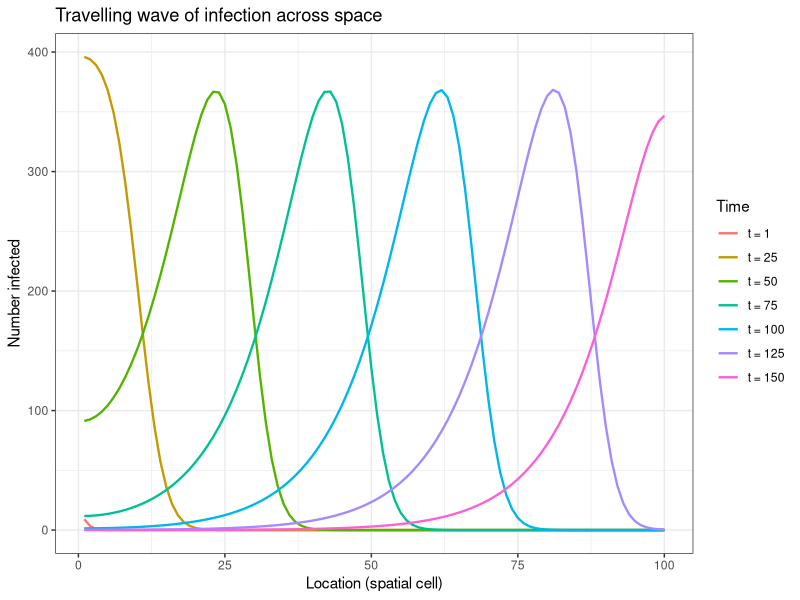
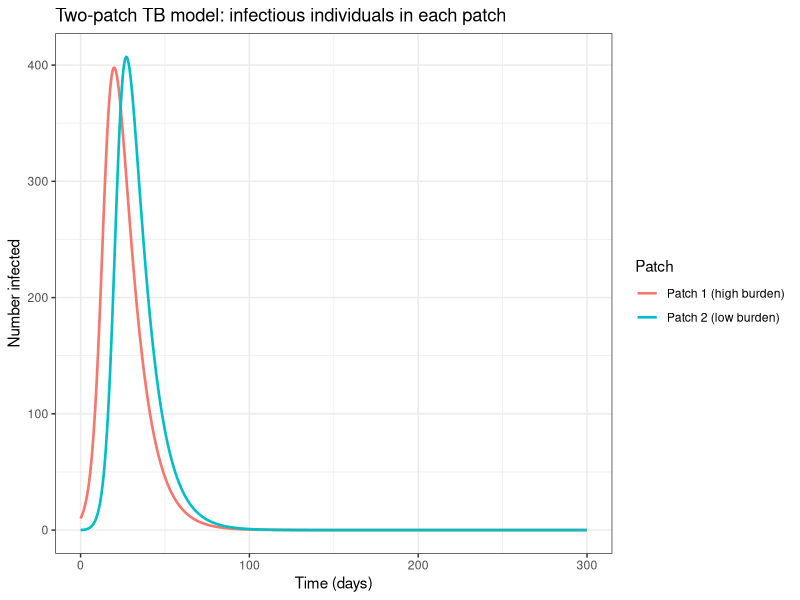
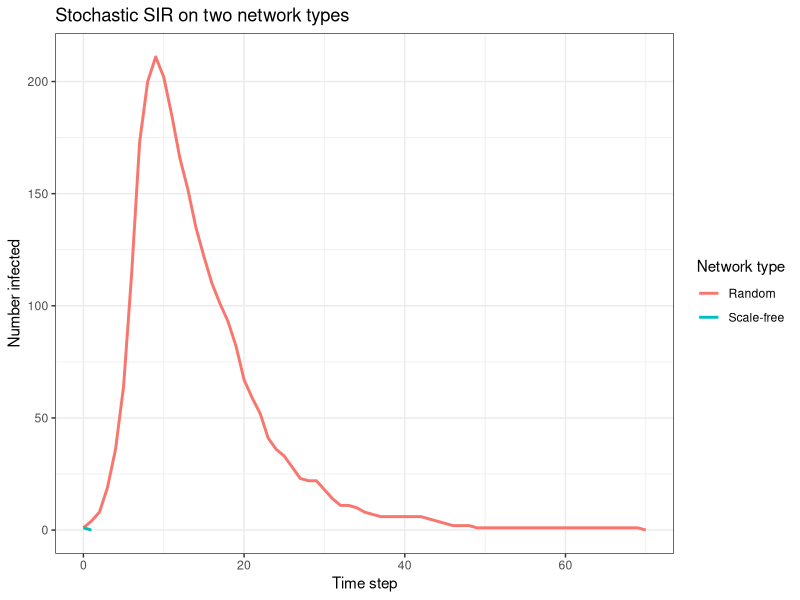
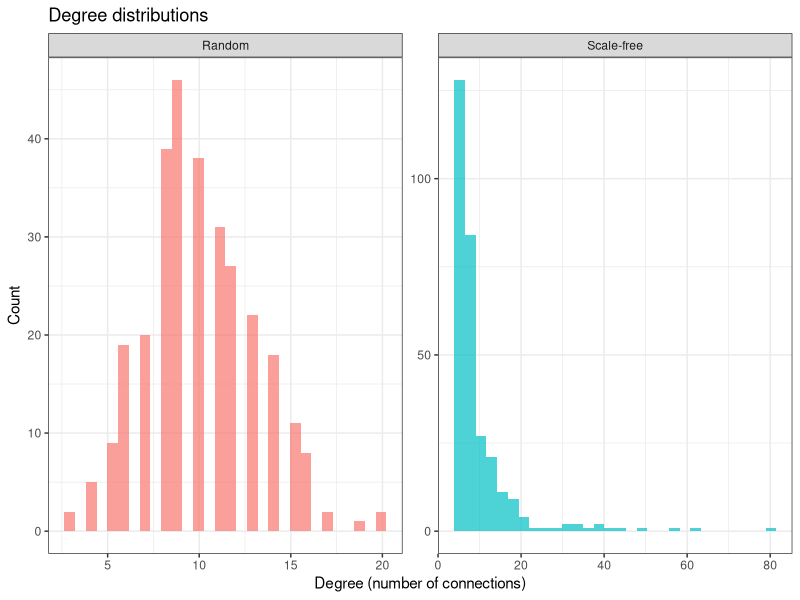

These figures' R source, in order:
## ---- chunk 1
knitr::opts_chunk$set(
    fig.align = "center"
)
## ---- chunk 2
library(deSolve)
library(ggplot2)

# -------------------------------------------------------
# Reaction-diffusion SIR: discretised in 1D space
# -------------------------------------------------------

spatial_sir <- function(t, state, parms) {
  n     <- parms$n
  beta  <- parms$beta
  gamma <- parms$gamma
  D     <- parms$D

  S <- state[1:n]
  I <- state[(n + 1):(2 * n)]
  R <- state[(2 * n + 1):(3 * n)]
  N <- S + I + R

  # SIR dynamics at each location
  dS <- -beta * S * I / N
  dI <-  beta * S * I / N - gamma * I
  dR <-  gamma * I

  # Diffusion: finite difference Laplacian with reflecting boundaries
  laplacian <- function(x) {
    c(x[2] - x[1],
      x[3:n] - 2 * x[2:(n - 1)] + x[1:(n - 2)],
      x[n - 1] - x[n])
  }

  dS <- dS + D * laplacian(S)
  dI <- dI + D * laplacian(I)
  dR <- dR + D * laplacian(R)

  list(c(dS, dI, dR))
}

# -------------------------------------------------------
# Parameters and initial conditions
# -------------------------------------------------------
n     <- 100    # number of spatial cells
beta  <- 0.4    # transmission rate
gamma <- 0.1    # recovery rate
D     <- 0.5    # diffusion coefficient

# All cells start with 990 susceptibles and 0 infecteds,
# except cell 1 which has 10 infecteds to seed the outbreak.
S0 <- rep(990, n)
I0 <- rep(0,   n); I0[1] <- 10
R0 <- rep(0,   n)

state <- c(S0, I0, R0)
parms <- list(beta = beta, gamma = gamma, D = D, n = n)
times <- seq(0, 150, by = 1)

out <- ode(y = state, times = times, func = spatial_sir,
           parms = parms, method = "lsoda")

# -------------------------------------------------------
# Extract infected counts and plot snapshots over time
# -------------------------------------------------------
I_mat <- out[, (n + 2):(2 * n + 1)]  # I for each cell at each time

# Pick a few time snapshots to plot
snap_times <- c(1, 25, 50, 75, 100, 125, 150)
snap_idx   <- match(snap_times, times)

plot_df <- do.call(rbind, lapply(seq_along(snap_times), function(k) {
  data.frame(
    location = 1:n,
    infected = I_mat[snap_idx[k], ],
    time     = paste0("t = ", snap_times[k])
  )
}))
plot_df$time <- factor(plot_df$time,
                       levels = paste0("t = ", snap_times))

ggplot(plot_df, aes(x = location, y = infected, colour = time)) +
  geom_line(linewidth = 0.8) +
  labs(x = "Location (spatial cell)",
       y = "Number infected",
       colour = "Time",
       title = "Travelling wave of infection across space") +
  theme_bw()
## ---- chunk 3
# -------------------------------------------------------
# Two-patch SIR: commuter framework
# -------------------------------------------------------
library(deSolve)
library(ggplot2)

# -------------------------------------------------------
# Two-patch SIR: commuter framework
# Subscript convention: S_{ij} = susceptibles from patch j
# currently in patch i. First subscript = current location,
# second subscript = home patch.
# -------------------------------------------------------
two_patch_sir <- function(t, state, parms) {
  with(as.list(c(state, parms)), {

    N1 <- S11 + I11 + R11 + S12 + I12 + R12
    N2 <- S22 + I22 + R22 + S21 + I21 + R21

    Itot1 <- I11 + I12
    Itot2 <- I22 + I21

    lambda1 <- beta * Itot1 / N1
    lambda2 <- beta * Itot2 / N2

    # --- Patch-1 residents at home (S_{11}) ---
    # Leave to visit patch 2 at rate l_21; return from patch 2 at rate r_21
    dS11 <- -lambda1 * S11 - l_21 * S11 + r_21 * S21
    dI11 <-  lambda1 * S11 - gamma * I11 - l_21 * I11 + r_21 * I21
    dR11 <-  gamma * I11   - l_21 * R11 + r_21 * R21

    # --- Patch-2 residents visiting patch 1 (S_{12}) ---
    # Arrive from patch 2 at rate l_12; return home at rate r_12
    dS12 <- -lambda1 * S12 + l_12 * S22 - r_12 * S12
    dI12 <-  lambda1 * S12 - gamma * I12 + l_12 * I22 - r_12 * I12
    dR12 <-  gamma * I12   + l_12 * R22 - r_12 * R12

    # --- Patch-2 residents at home (S_{22}) ---
    # Leave to visit patch 1 at rate l_12; return from patch 1 at rate r_12
    dS22 <- -lambda2 * S22 - l_12 * S22 + r_12 * S12
    dI22 <-  lambda2 * S22 - gamma * I22 - l_12 * I22 + r_12 * I12
    dR22 <-  gamma * I22   - l_12 * R22 + r_12 * R12

    # --- Patch-1 residents visiting patch 2 (S_{21}) ---
    # Arrive from patch 1 at rate l_21; return home at rate r_21
    dS21 <- -lambda2 * S21 + l_21 * S11 - r_21 * S21
    dI21 <-  lambda2 * S21 - gamma * I21 + l_21 * I11 - r_21 * I21
    dR21 <-  gamma * I21   + l_21 * R11 - r_21 * R21

    list(c(dS11, dI11, dR11,
           dS12, dI12, dR12,
           dS22, dI22, dR22,
           dS21, dI21, dR21))
  })
}

# -------------------------------------------------------
# Parameters
# -------------------------------------------------------
parms <- c(
  beta   = 0.4,   # transmission rate (per day)
  gamma  = 0.1,   # recovery rate (per day, so mean duration = 10 days)
  l_12   = 0.01,  # rate patch-2 residents leave to visit patch 1 (per day)
  l_21   = 0.01,  # rate patch-1 residents leave to visit patch 2 (per day)
  r_12   = 0.5,   # rate patch-2 visitors return home from patch 1 (per day)
  r_21   = 0.5    # rate patch-1 visitors return home from patch 2 (per day)
)

# -------------------------------------------------------
# Initial conditions
# -------------------------------------------------------
# Patch 1: high-burden community, TB established (10 infectious)
# Patch 2: low-burden community, initially TB-free
# No one is visiting at t = 0
state <- c(
  S11 = 990,  I11 = 10, R11 = 0,   # patch-1 residents at home
  S12 = 0,    I12 = 0,  R12 = 0,   # patch-2 residents visiting patch 1
  S22 = 1000, I22 = 0,  R22 = 0,   # patch-2 residents at home
  S21 = 0,    I21 = 0,  R21 = 0    # patch-1 residents visiting patch 2
)

times <- seq(0, 300, by = 0.5)
out   <- ode(y = state, times = times, func = two_patch_sir,
             parms = parms)
out   <- as.data.frame(out)

# -------------------------------------------------------
# Total infecteds in each patch (residents + visitors)
# -------------------------------------------------------
out$I_patch1 <- out$I11 + out$I12
out$I_patch2 <- out$I22 + out$I21

ggplot(out, aes(x = time)) +
  geom_line(aes(y = I_patch1, colour = "Patch 1 (high burden)"), linewidth = 0.9) +
  geom_line(aes(y = I_patch2, colour = "Patch 2 (low burden)"),  linewidth = 0.9) +
  labs(x = "Time (days)", y = "Number infected",
       colour = "Patch",
       title = "Two-patch TB model: infectious individuals in each patch") +
  theme_bw()
 
## ---- chunk 4
library(igraph)
library(ggplot2)

# -------------------------------------------------------
# Stochastic SIR on a network
# -------------------------------------------------------
sim_network_sir <- function(g, beta, gamma, seed_node = 1, tmax = 80) {
  n     <- vcount(g)
  state <- rep("S", n)
  state[seed_node] <- "I"

  times <- 0
  S_ts  <- sum(state == "S")
  I_ts  <- sum(state == "I")
  R_ts  <- sum(state == "R")

  t <- 0
  while (sum(state == "I") > 0 && t < tmax) {
    t         <- t + 1
    new_state <- state

    for (v in which(state == "I")) {
      # Each infected node recovers with probability gamma
      if (runif(1) < gamma) {
        new_state[v] <- "R"
        next
      }
      # Each infected node tries to infect susceptible neighbours
      nbrs <- as.integer(neighbors(g, v))
      for (u in nbrs) {
        if (state[u] == "S" && runif(1) < beta) {
          new_state[u] <- "I"
        }
      }
    }

    state <- new_state
    times <- c(times, t)
    S_ts  <- c(S_ts, sum(state == "S"))
    I_ts  <- c(I_ts, sum(state == "I"))
    R_ts  <- c(R_ts, sum(state == "R"))
  }

  data.frame(time = times, S = S_ts, I = I_ts, R = R_ts)
}

# -------------------------------------------------------
# Build networks
# -------------------------------------------------------
set.seed(42)
n_nodes <- 300

# Random (Erdős–Rényi): each pair connected with probability p
g_random <- sample_gnp(n_nodes, p = 0.033)

# Scale-free (Barabási–Albert): preferential attachment, m new edges per node
g_scalefree <- sample_pa(n_nodes, m = 5, directed = FALSE)

cat("Random network    - mean degree:", round(mean(degree(g_random)), 1),
    " max degree:", max(degree(g_random)), "\n")
cat("Scale-free network - mean degree:", round(mean(degree(g_scalefree)), 1),
    " max degree:", max(degree(g_scalefree)), "\n")

# -------------------------------------------------------
# Run epidemics
# -------------------------------------------------------
beta  <- 0.15
gamma <- 0.10

res_random    <- sim_network_sir(g_random,    beta, gamma, seed_node = 1)
res_scalefree <- sim_network_sir(g_scalefree, beta, gamma, seed_node = 1)

# -------------------------------------------------------
# Plot epidemic curves
# -------------------------------------------------------
plot_df <- rbind(
  data.frame(res_random,    network = "Random"),
  data.frame(res_scalefree, network = "Scale-free")
)

ggplot(plot_df, aes(x = time, y = I, colour = network)) +
  geom_line(linewidth = 1) +
  labs(x = "Time step", y = "Number infected",
       colour = "Network type",
       title = "Stochastic SIR on two network types") +
  theme_bw()
## ---- chunk 5
# -------------------------------------------------------
# Degree distributions
# -------------------------------------------------------
deg_df <- rbind(
  data.frame(degree = degree(g_random),    network = "Random"),
  data.frame(degree = degree(g_scalefree), network = "Scale-free")
)

ggplot(deg_df, aes(x = degree, fill = network)) +
  geom_histogram(bins = 30, alpha = 0.7, position = "identity") +
  facet_wrap(~network, scales = "free") +
  labs(x = "Degree (number of connections)", y = "Count",
       title = "Degree distributions") +
  theme_bw() +
  theme(legend.position = "none")
## ---- chunk 6
library(kableExtra)
df <- data.frame(
  `Model type` = c("Reaction-diffusion",
                   "Metapopulation (commuter)",
                   "Network",
                   "Agent-based"),
  `Best suited to` = c(
    "Animal/plant diseases, vector dispersal, zoonoses with local spread",
    "Human respiratory or vector-borne disease at regional/national scale; commuting data available",
    "STIs and diseases where individual contact heterogeneity matters; identifying hubs for intervention",
    "Diseases where individual behaviour, household structure, or fine-grained heterogeneity is critical"
  ),
  `Key advantage` = c(
    "Analytical results (wavespeed); intuitive",
    "Maps onto administrative data; tractable for large-scale modelling",
    "Captures heterogeneous connectivity; identifies high-risk nodes",
    "Most biologically realistic"
  ),
  `Key limitation` = c(
    "Local random movement only; poor for modern human populations",
    "Parameter explosion with many patches; assumes well-mixed within patch",
    "Network structure often unknown or time-varying; still requires within-node model",
    "High data and computational demands; hard to identify mechanisms"
  )
)
kbl(df, col.names = c("Model type", "Best suited to",
                       "Key advantage", "Key limitation")) %>%
  kable_styling(bootstrap_options = c("striped", "hover"), full_width = TRUE) %>%
  column_spec(1, bold = TRUE)
